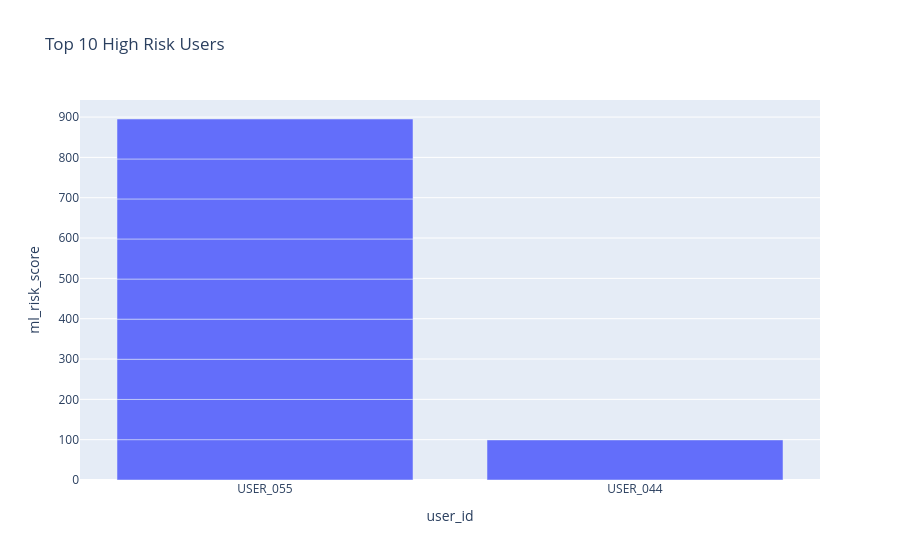

The code cell stored with this chart in its notebook:
### Code cell
top_users = df.sort_values(by='ml_risk_score', ascending=False).head(10)

fig = px.bar(
    top_users,
    x="user_id",
    y="ml_risk_score",
    title="Top 10 High Risk Users"
)

fig.show()

### Figure 1 — Plotly figure (JSON) as saved in the notebook; plotly's stock layout.template omitted (floating-point values rounded to 4 significant figures)
{"data": [{"hovertemplate": "user_id=%{x}<br>ml_risk_score=%{y}<extra></extra>", "legendgroup": "", "marker": {"color": "#636efa", "pattern": {"shape": ""}}, "name": "", "orientation": "v", "showlegend": false, "textposition": "auto", "type": "bar", "x": ["USER_055", "USER_055", "USER_055", "USER_055", "USER_055", "USER_055", "USER_044", "USER_055", "USER_055", "USER_055"], "xaxis": "x", "y": [100.0, 99.75, 99.69, 99.46, 99.43, 99.39, 99.36, 99.26, 99.13, 99.09], "yaxis": "y"}], "layout": {"barmode": "relative", "legend": {"tracegroupgap": 0}, "title": {"text": "Top 10 High Risk Users"}, "xaxis": {"anchor": "y", "domain": [0, 1], "title": {"text": "user_id"}}, "yaxis": {"anchor": "x", "domain": [0, 1], "title": {"text": "ml_risk_score"}}}}
